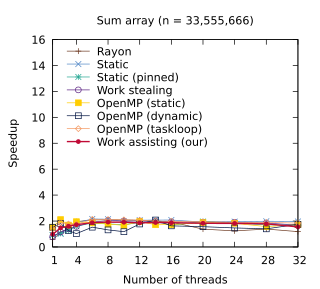

This figure's gnuplot source:
set title "Sum array (n = 33,555,666)"
set terminal pdf size 3.2,2.9
set output "./results/Sum_array_n___33,555,666.pdf"
set key on
set key top left Left reverse
set key samplen 2.5
set xrange [1:32]
set xtics (1, 4, 8, 12, 16, 20, 24, 28, 32)
set xlabel "Number of threads"
set yrange [0:16]
set ylabel "Speedup"
plot './results/Sum_array_n___33,555,666.dat' using 1:2 title "Rayon" pointsize 0.7 lw 1 pt 1 linecolor rgb "#6E3B23" with linespoints, \
  './results/Sum_array_n___33,555,666.dat' using 1:3 title "Static" pointsize 0.7 lw 1 pt 2 linecolor rgb "#5287C6" with linespoints, \
  './results/Sum_array_n___33,555,666.dat' using 1:4 title "Static (pinned)" pointsize 0.7 lw 1 pt 3 linecolor rgb "#24A793" with linespoints, \
  './results/Sum_array_n___33,555,666.dat' using 1:5 title "Work stealing" pointsize 0.7 lw 1 pt 6 linecolor rgb "#5B2182" with linespoints, \
  './results/Sum_array_n___33,555,666.dat' using 1:6 title "OpenMP (static)" pointsize 0.7 lw 1 pt 5 linecolor rgb "#FFCD00" with linespoints, \
  './results/Sum_array_n___33,555,666.dat' using 1:7 title "OpenMP (dynamic)" pointsize 0.7 lw 1 pt 4 linecolor rgb "#001240" with linespoints, \
  './results/Sum_array_n___33,555,666.dat' using 1:8 title "OpenMP (taskloop)" pointsize 0.7 lw 1 pt 12 linecolor rgb "#F3965E" with linespoints, \
  './results/Sum_array_n___33,555,666.dat' using 1:9 title "Work assisting (our)" pointsize 0.4 lw 2 pt 7 linecolor rgb "#C00A35" with linespoints
